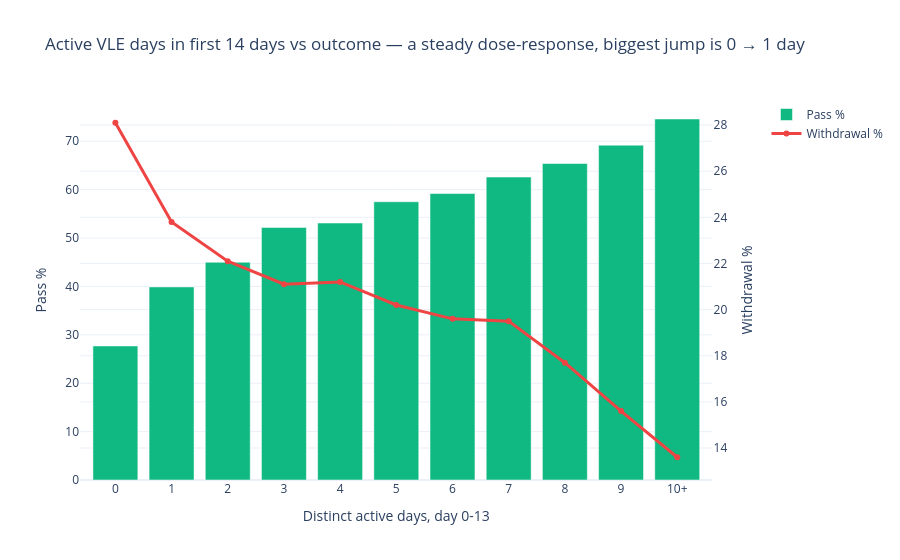

Notebook cell for this chart:
### Markdown cell above
## 4. Looking for a magic moment (early VLE engagement)
Among learners still registered at day 14 / day 28.

### Code cell
mm = Q['magic_moment_active_days_first_14']; display(mm)
fig = make_subplots(specs=[[{"secondary_y": True}]])
fig.add_bar(x=mm.active_days_first_14, y=mm.pass_pct, name='Pass %', marker_color=BRAND[2])
fig.add_scatter(x=mm.active_days_first_14, y=mm.withdrawal_pct, name='Withdrawal %', mode='lines+markers', line=dict(color=BRAND[4], width=3), secondary_y=True)
fig.update_layout(title='Active VLE days in first 14 days vs outcome — a steady dose-response, biggest jump is 0 → 1 day',
                  xaxis_title='Distinct active days, day 0-13')
fig.update_yaxes(title_text='Pass %', secondary_y=False); fig.update_yaxes(title_text='Withdrawal %', secondary_y=True)
save(fig, "05_magic_moment_active_days"); fig.show()

### Figure 1 — Plotly figure (JSON) as saved in the notebook; plotly's stock layout.template omitted (floating-point values rounded to 4 significant figures)
{"data": [{"marker": {"color": "#10B981"}, "name": "Pass %", "type": "bar", "x": ["0", "1", "2", "3", "4", "5", "6", "7", "8", "9", "10+"], "y": [27.7, 39.9, 45.0, 52.2, 53.1, 57.5, 59.2, 62.6, 65.4, 69.2, 74.6]}, {"line": {"color": "#EF4444", "width": 3}, "mode": "lines+markers", "name": "Withdrawal %", "type": "scatter", "x": ["0", "1", "2", "3", "4", "5", "6", "7", "8", "9", "10+"], "xaxis": "x", "y": [28.1, 23.8, 22.1, 21.1, 21.2, 20.2, 19.6, 19.5, 17.7, 15.6, 13.6], "yaxis": "y2"}], "layout": {"title": {"text": "Active VLE days in first 14 days vs outcome — a steady dose-response, biggest jump is 0 → 1 day"}, "xaxis": {"anchor": "y", "domain": [0.0, 0.94], "title": {"text": "Distinct active days, day 0-13"}}, "yaxis": {"anchor": "x", "domain": [0.0, 1.0], "title": {"text": "Pass %"}}, "yaxis2": {"anchor": "x", "overlaying": "y", "side": "right", "title": {"text": "Withdrawal %"}}}}
